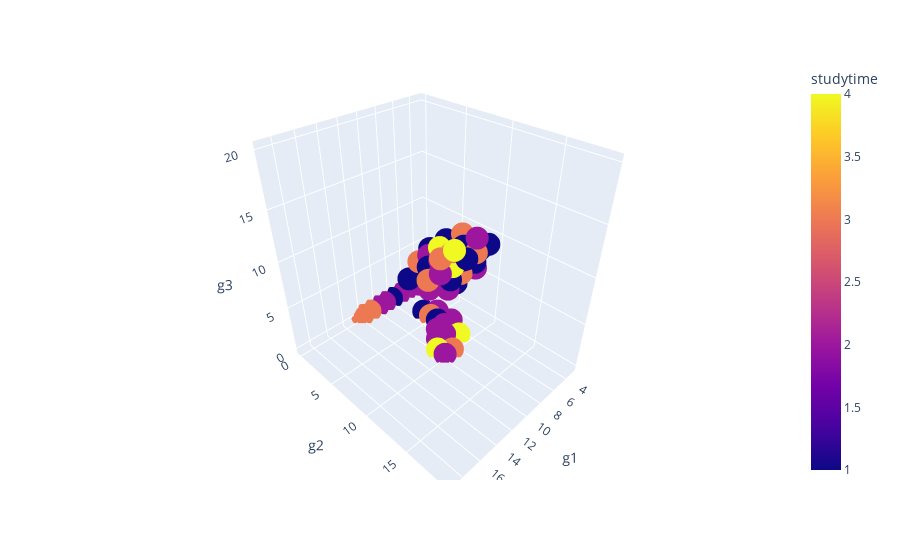

Notebook source saved alongside this figure:
### Code cell
# create 3D scatter plot
fig = px.scatter_3d(df, x='g1', y='g2', z='g3', color='studytime')
fig.show()

### Figure 1 — Plotly figure (JSON) as saved in the notebook; plotly's stock layout.template omitted (floating-point values rounded to 4 significant figures; data arrays with more than 128 entries replaced by an {"elided": "..."} marker saying what was removed)
{"data": [{"hovertemplate": "g1=%{x}<br>g2=%{y}<br>g3=%{z}<br>studytime=%{marker.color}<extra></extra>", "legendgroup": "", "marker": {"color": {"elided": "395 int values"}, "coloraxis": "coloraxis", "symbol": "circle"}, "mode": "markers", "name": "", "scene": "scene", "showlegend": false, "type": "scatter3d", "x": {"elided": "395 int values"}, "y": {"elided": "395 int values"}, "z": {"elided": "395 int values"}}], "layout": {"coloraxis": {"colorbar": {"title": {"text": "studytime"}}, "colorscale": [[0, "#0d0887"], [0.1111, "#46039f"], [0.2222, "#7201a8"], [0.3333, "#9c179e"], [0.4444, "#bd3786"], [0.5556, "#d8576b"], [0.6667, "#ed7953"], [0.7778, "#fb9f3a"], [0.8889, "#fdca26"], [1, "#f0f921"]]}, "legend": {"tracegroupgap": 0}, "margin": {"t": 60}, "scene": {"domain": {"x": [0, 1], "y": [0, 1]}, "xaxis": {"title": {"text": "g1"}}, "yaxis": {"title": {"text": "g2"}}, "zaxis": {"title": {"text": "g3"}}}}}
